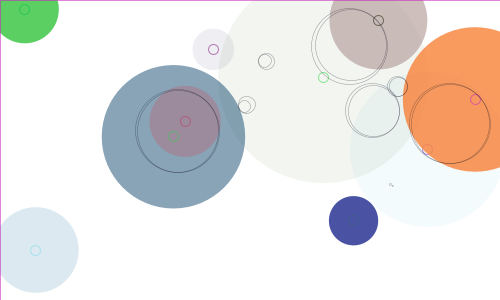
Frame 1 (no input)
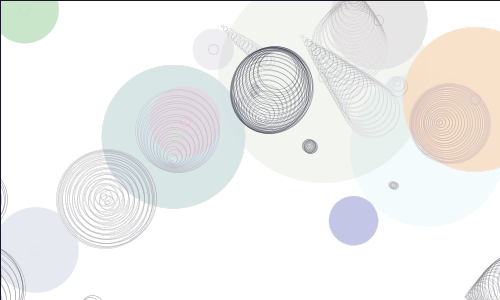
Frame 60 (the mouse pressed at the canvas centre just before this capture)
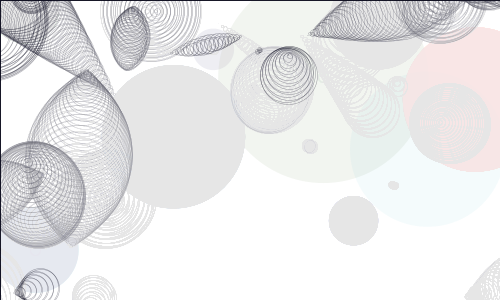
Frame 120 (the mouse held since frame 60 and released just before this capture)

The Processing sketch that drew these frames (run headless with seeded random() and noise(); from frame 60 on, the mouse is pressed at the canvas centre):

// Processing sketch: processing_47708
// ── processing_47708.pde

// an exercise based on the "Emergence" chapter in Pearson (2011)
// schien@mail.ncku.edu.tw

// -------------------------- main program
int _num = 10;
Circle[] cArray = {
};
void setup() {
  size(500, 300);
  background(255);
  smooth();
  strokeWeight(1);
  fill(150, 150);
  drawCircles();
}
void draw() {
  //background(255);
  fill(255, 5);
  rect(0, 0, width, height);
  for (int i=0; i<cArray.length; i++) {
    cArray[i].updateMe();
  }
}
void mouseReleased() {
  drawCircles();
}
void drawCircles() {
  for (int i=0; i<_num; i++) {
    Circle thisCirc = new Circle();
    thisCirc.drawMe();
    cArray = (Circle[])append(cArray, thisCirc);
  }
}

// -------------------------- object ----------
class Circle {
  float x, y;
  float radius;
  color linecol, fillcol;
  float alph;
  float xmove, ymove;

  Circle() {
    x = random(width);
    y = random(height);
    radius = random(100) + 10;
    linecol = color(random(255), random(255), random(255));
    fillcol = color(random(255), random(255), random(255));
    alph = random(255);
    xmove = random(10) - 5;
    ymove = random(10) - 5;
  }

  void drawMe() {
    noStroke();
    fill(fillcol, alph);
    ellipse(x, y, radius*2, radius*2);
    stroke(linecol, 150);
    noFill();
    ellipse(x, y, 10, 10);
  }

  void updateMe() {
    x += xmove;
    y += ymove;
    if (x > (width+radius)) { 
      x=0-radius;
    }
    if (x < (0-radius)) { 
      x=width+radius;
    }
    if (y > (height+radius)) { 
      y=0-radius;
    }
    if (y < (0-radius)) { 
      y=height+radius;
    }

    boolean touching = false;
    for (int i=0; i<cArray.length; i++) {
      Circle otherCirc = cArray[i];
      if (otherCirc != this) {
        float dis = dist(x, y, otherCirc.x, otherCirc.y);
        float overlap = dis-radius-otherCirc.radius;
        if (overlap < 0) {
          float midx, midy;
          midx = (x + otherCirc.x)/2;
          midy = (y + otherCirc.y)/2;
          stroke(0, 0, 20, 100);
          strokeWeight(0.5);
          noFill();
          overlap *= -1;
          ellipse(midx, midy, overlap, overlap);
        }
      }
    }

    //drawMe();
  }
}
